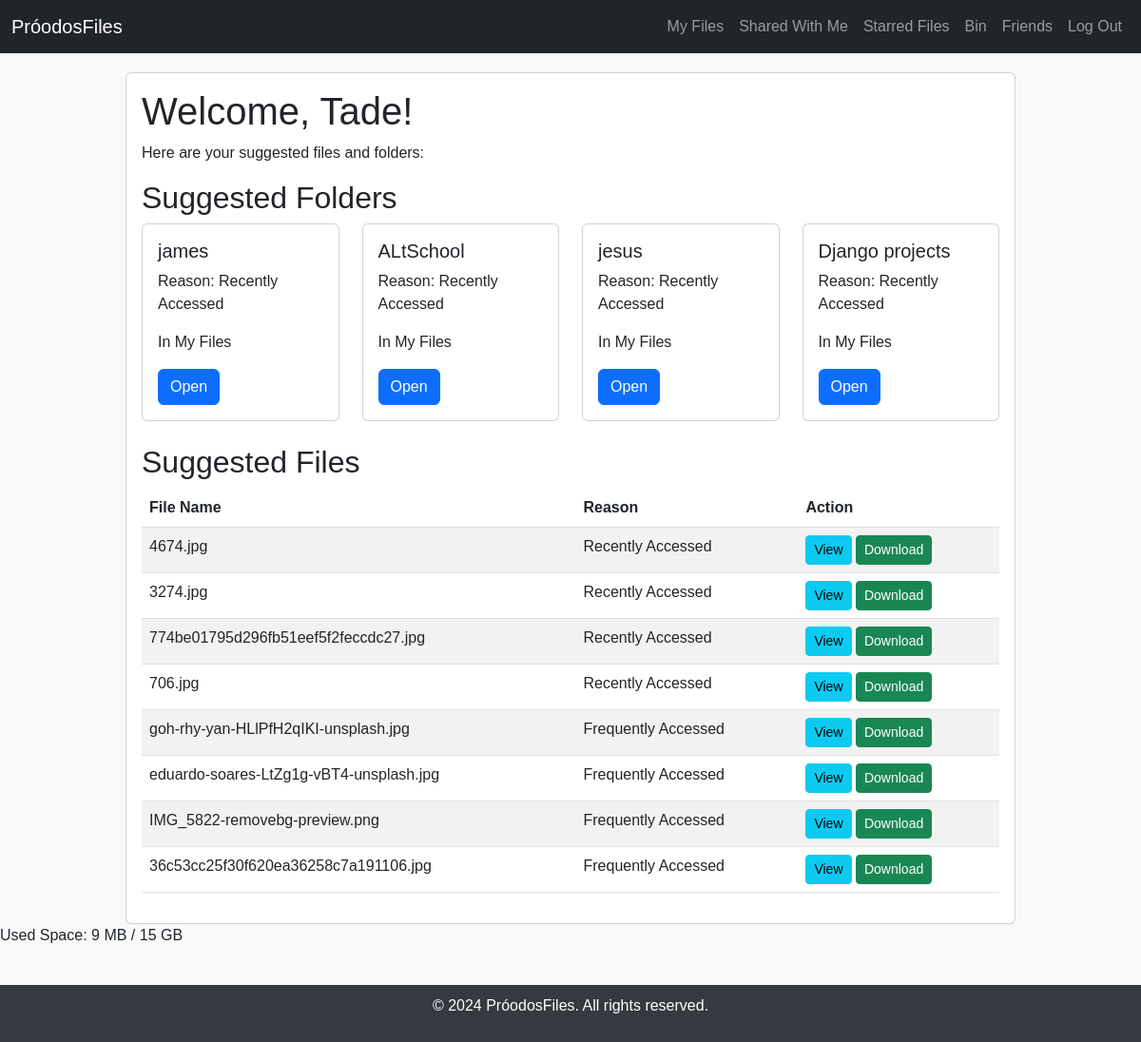
Page /home/ (signed in) on the committed database.
### user_management/models.py (models this page shows, shortened)
class CustomUser(AbstractUser):
    id = models.UUIDField(default=uuid.uuid4, primary_key=True, editable=False)
    starred_files = models.ManyToManyField('file_management.File', blank=True)
    starred_folders = models.ManyToManyField('folder_management.Folder', blank=True)
    username = models.CharField(
        max_length=150,
        unique=True,
        help_text='Required. Letters, digits, and spaces only. Max 150 characters',
        validators=[],
        error_messages={
            'unique': "A user with that username already exists.",
        },
    )
    full_name = models.CharField(
        max_length=255,
        help_text='Required field. ',
        validators=[],
    )
    email = models.EmailField(
        max_length=254,
        unique=True,
        help_text='Email is required.',
        validators=[],
        error_messages={
            'unique': 'This email has already been registered',
        },
    )
    quota = models.BigIntegerField(default=15 * 1024 * 1024 * 1024)
    used_space = models.BigIntegerField(default=0)
    objects = CustomUserManager()

### folder_management/models.py (models this page shows, shortened)
class Folder(models.Model):
    id = models.UUIDField(primary_key=True, default=uuid.uuid4, editable=False)
    owner = models.ForeignKey('user_management.CustomUser', on_delete=models.CASCADE)
    name = models.CharField(max_length=255)
    description = models.CharField(max_length=1000, blank=True, null=True)
    parent = models.ForeignKey('self', null=True, blank=True, related_name='subfolders', on_delete=models.CASCADE)
    access_list = models.ManyToManyField('user_management.CustomUser', related_name='shared_with_me_folders', blank=True)
    access_everyone = models.BooleanField(default=False)
    access_count = models.IntegerField(default=0)
    created_at = models.DateTimeField(auto_now_add=True)
    starred = models.BooleanField(default=False)
    binned = models.DateTimeField(null=True, blank=True)
    objects = FileFolderManager()

### file_management/models.py (models this page shows, shortened)
class File(models.Model):
    id = models.UUIDField(primary_key=True, default=uuid.uuid4, editable=False)
    owner = models.ForeignKey(CustomUser, on_delete=models.CASCADE)
    file = models.FileField(upload_to='temp/', blank=True)
    name = models.CharField(max_length=255)
    size = models.PositiveBigIntegerField()
    description = models.CharField(max_length=1000, blank=True)
    parent = models.ForeignKey(Folder, on_delete=models.CASCADE, related_name='subfiles', null=True, blank=True)
    upload_date = models.DateTimeField(auto_now_add=True)
    last_accessed = models.DateTimeField(auto_now=True)
    access_list = models.ManyToManyField(CustomUser, related_name='shared_with_me_files', blank=True)
    access_everyone = models.BooleanField(default=False)
    access_count = models.IntegerField(default=0)
    starred = models.BooleanField(default=False)
    binned = models.DateTimeField(null=True, blank=True)
    thumbnail = models.ImageField(default="thumbnail.png", upload_to="temp/")
    objects = FileFolderManager()
    def __str__(self):
        return self.name

### homepage/views.py (the view)
# urls.py: 2. Add a URL to urlpatterns:  path('', views.home, name='home')
@login_required
def home(request):
    recent_folders = Folder.objects.filter(owner=request.user).order_by('-id')[:4]
    frequent_folders = Folder.objects.filter(owner=request.user).order_by('-access_count')[:4]
    shared_folders = Folder.objects.filter(access_list=request.user)[:4]
    recent_files = File.objects.filter(owner=request.user).order_by('-last_accessed')[:4]
    frequent_files = File.objects.filter(owner=request.user).order_by('-access_count')[:4]
    shared_files = File.objects.filter(access_list=request.user)[:4]
    temp_suggested_folders = [
        {'folders': recent_folders, 'reason': 'Recently Accessed'},
        {'folders': frequent_folders, 'reason': 'Frequently Accessed'},
        {'folders': shared_folders, 'reason': 'Shared with You'},
    ]
    suggested_folders = [
        {'folders': [], 'reason': 'Recently Accessed'},
        {'folders': [], 'reason': 'Frequently Accessed'},
        {'folders': [], 'reason': 'Shared with You'},
    ]
    seen_folder_ids = set()
    for i in range(0, 3):
        for folder in temp_suggested_folders[i]['folders']:
            if folder.id not in seen_folder_ids:
                suggested_folders[i]['folders'].append(folder)
                seen_folder_ids.add(folder.id)
    temp_suggested_files = [
        {'files': recent_files, 'reason': 'Recently Accessed'},
        {'files': frequent_files, 'reason': 'Frequently Accessed'},
        {'files': shared_files, 'reason': 'Shared with You'},
    ]
    suggested_files = [
        {'files': [], 'reason': 'Recently Accessed'},
        {'files': [], 'reason': 'Frequently Accessed'},
        {'files': [], 'reason': 'Shared with You'},
    ]
    seen_file_ids = set()
    for i in range(0, 3):
        for file in temp_suggested_files[i]['files']:
            if file.id not in seen_file_ids:
                suggested_files[i]['files'].append(file)
                seen_file_ids.add(file.id)
    print(suggested_files)
    no_files = False
    no_folders = False
    if not (suggested_files[0]['files'] or suggested_files[1]['files'] or suggested_files[2]['files']):
        no_files = True
    if not (suggested_folders[0]['folders'] or suggested_folders[1]['folders'] or suggested_folders[2]['folders']):
        no_folders = True
    context = {
        'suggested_folders': suggested_folders,
        'suggested_files': suggested_files,
        'user': request.user,
        'no_files': no_files,
        'no_folders': no_folders
    }
    return render(request, 'home.html', context)

### folder_management/models.py (called while the page is built)
    def not_binned(self):
        return self.filter(binned__isnull=True)

    def get_queryset(self):
        return FileFolderQuerySet(self.model, using=self._db).not_binned()

### folder_management/templatetags/filesizetags.py (called while the page is built)
@register.filter
def human_readable_size(value):
    try:
        value = int(value)
    except (TypeError, ValueError):
        return value
    for unit in ['bytes', 'KB', 'MB', 'GB', 'TB']:
        if value < 1024:
            return f"{value} {unit}"
        value //= 1024
    return f"{value} PB"

### templates/home.html (shortened to what this page needs)
{% extends 'base.html' %}
{% block content %}
<div class="card">
    <div class="card-body">
        <h1 class="card-title">Welcome, {{ user.username }}!</h1>
        <p class="card-text">Here are your suggested files and folders:</p>
        <h2>Suggested Folders</h2>
        <div class="row">
            {% if no_folders %}
            You have no folders
            {% else %}
            {% for folder in suggested_folders %}
            {% for piece in folder.folders %}
            <div class="col-md-3">
                <div class="card mb-4">
                    <div class="card-body">
                        <h5 class="card-title">{{ piece.name }}</h5>
                        <p class="card-text">Reason: {{ folder.reason }}</p>
                        <p class="card-text">{% if piece.parent %}In {{ piece.parent.name }}{% else %}In My Files{% endif %}</p>
                        <a href="{% url 'view_folder' piece.id %}" class="btn btn-primary">Open</a>
                    </div>
                </div>
            </div>
            {% endfor %}
            {% endfor %}
            {% endif %}
        </div>
        <h2>Suggested Files</h2>
        <table class="table table-striped">
            <thead>
                <tr>
                    <th>File Name</th>
                    <th>Reason</th>
                    <th>Action</th>
                </tr>
            </thead>
            <tbody>
                {% if no_files %}
                You have no files
                {% else %}
                {% for file in suggested_files %}
                {% for piece in file.files %}
                <tr>
                    <td>{{ piece.name }}</td>
                    <td>{{ file.reason }}</td>
                    <td>
                        <a href="{% url 'preview_file' piece.id %}" class="btn btn-info btn-sm">View</a>
                        <a href="{% url 'download_file' piece.id %}" class="btn btn-success btn-sm">Download</a>
                    </td>
                </tr>
                {% endfor %}
                {% endfor %}
                {% endif %}
            </tbody>
        </table>
    </div>
</div>
{% endblock %}

### templates/base.html (shortened to what this page needs)
{% load filesizetags %}
<!DOCTYPE html>
<html lang="en">
<head>
    <link href="https://cdn.jsdelivr.net/npm/bootstrap@5.3.0/dist/css/bootstrap.min.css" rel="stylesheet">
</head>
<body>
    <nav class="navbar navbar-expand-lg navbar-dark bg-dark">
        <div class="container-fluid">
            <a class="navbar-brand" href="{% url 'homepage' %}">PróodosFiles</a>
            <div class="collapse navbar-collapse" id="navbarNav">
                <ul class="navbar-nav ms-auto">
                    <li class="nav-item">
                        <a class="nav-link" href="{% url 'my_files' %}">My Files</a>
                    </li>
                    <li class="nav-item">
                        <a class="nav-link" href="{% url 'shared_items' %}">Shared With Me</a>
                    </li>
                    <li class="nav-item">
                        <a class="nav-link" href="{% url 'starred_items' %}">Starred Files</a>
                    </li>
                    <li class="nav-item">
                        <a class="nav-link" href="{% url 'binned_view' %}">Bin</a>
                    </li>
                    <li class="nav-item">
                        <a class="nav-link" href="{% url 'friends_list' %}">Friends</a>
                    </li>
                    <li class="nav-item">
                        <form action="{% url 'logout' %}" method="post">
                            <button type="submit" class="nav-link">Log Out</button>
                          </form>
                    </li>
                </ul>
            </div>
        </div>
    </nav>
    <div class="container">
        {% block content %}
        {% endblock %}
    </div>
    <p>Used Space: {{request.user.used_space|human_readable_size}} / {{request.user.quota|human_readable_size}}</p>
    <footer>
        <p>&copy; 2024 PróodosFiles. All rights reserved.</p>
    </footer>
</body>
</html>

### templates/base.html (style rules this page uses)
body { font-family: Arial, sans-serif; background-color: #f8f9fa; }
.navbar { margin-bottom: 20px; }
.container { max-width: 960px; }
footer { margin-top: 40px; padding: 10px 0; background-color: #343a40; color: white; text-align: center; }

### rows in the picture
CustomUser: username "Tade", user.used_space|human_readable_size "9 MB", user.quota|human_readable_size "15 GB"
Folder: name "james", reason "Recently Accessed", shows "In My Files"
Folder: name "ALtSchool", reason "Recently Accessed", shows "In My Files"
Folder: name "jesus", reason "Recently Accessed", shows "In My Files"
Folder: name "Django projects", reason "Recently Accessed", shows "In My Files"
File: name "4674.jpg", reason "Recently Accessed"
File: name "3274.jpg", reason "Recently Accessed"
File: name "774be01795d296fb51eef5f2feccdc27.jpg", reason "Recently Accessed"
File: name "706.jpg", reason "Recently Accessed"
File: name "goh-rhy-yan-HLlPfH2qIKI-unsplash.jpg", reason "Frequently Accessed"
File: name "eduardo-soares-LtZg1g-vBT4-unsplash.jpg", reason "Frequently Accessed"
File: name "IMG_5822-removebg-preview.png", reason "Frequently Accessed"
File: name "36c53cc25f30f620ea36258c7a191106.jpg", reason "Frequently Accessed"
